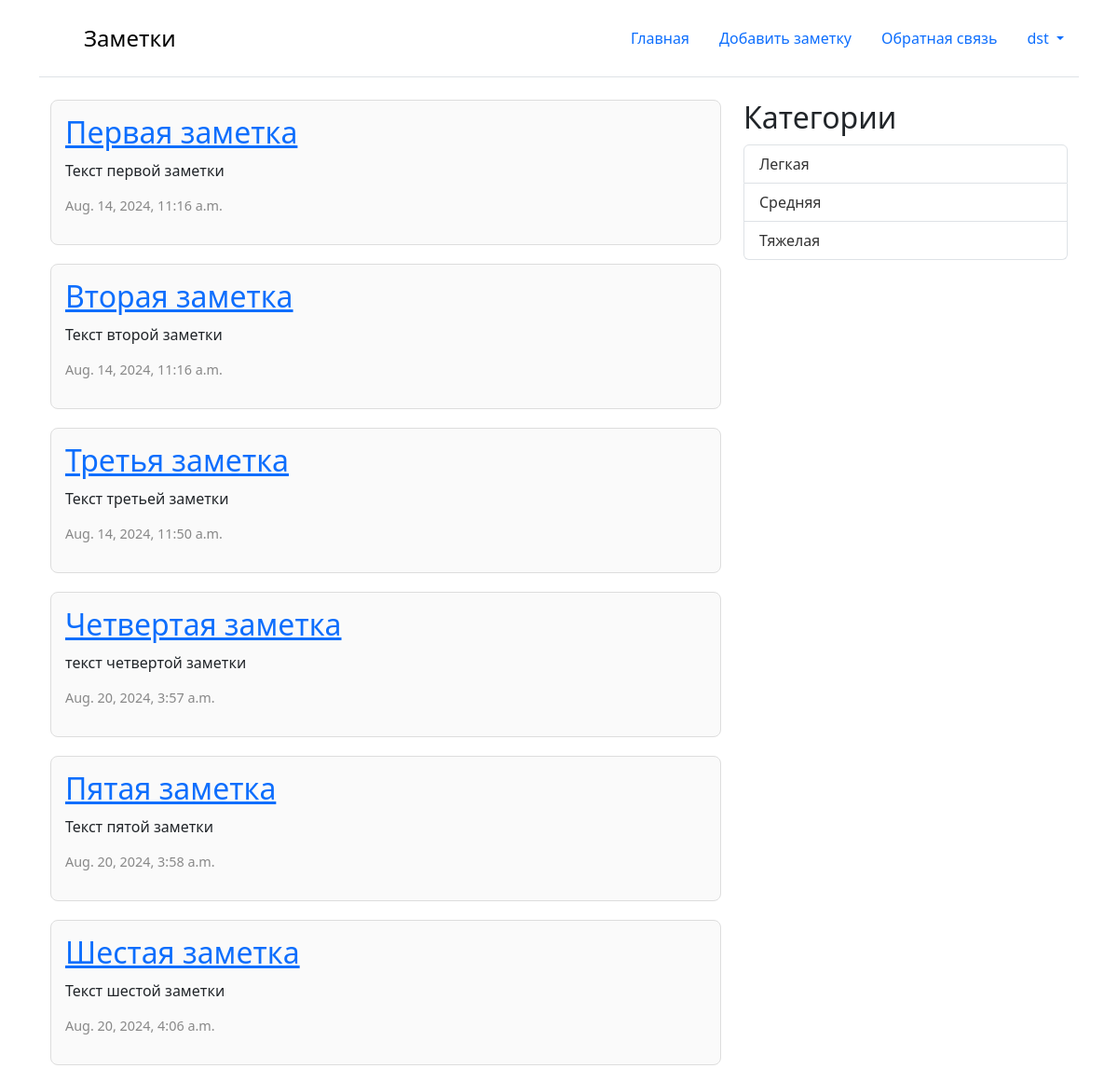
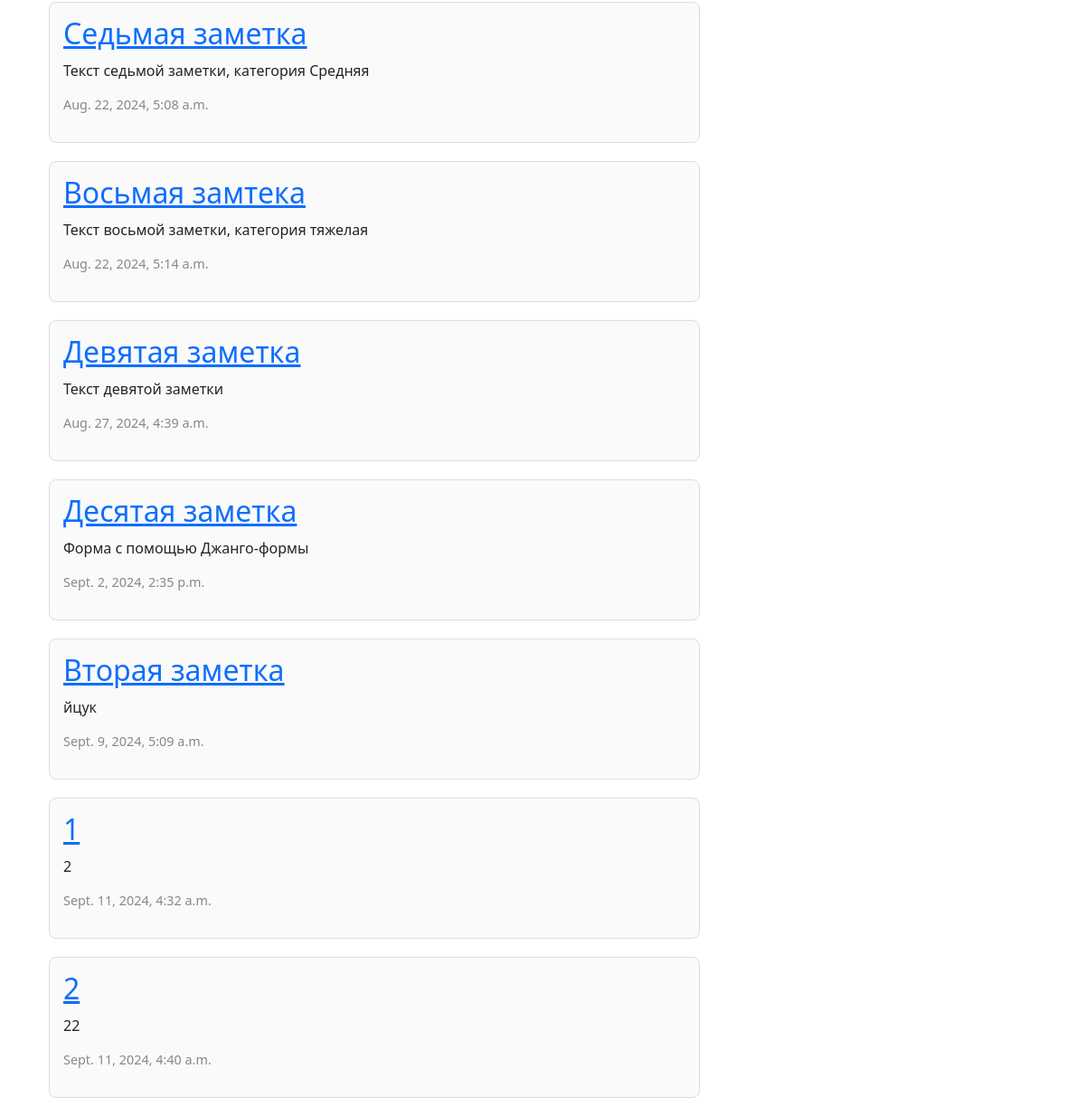
The app's page / (signed in) with its own data (2 pictures, top to bottom).
### core/models.py (models this page shows, shortened)
class Post(models.Model):
    title = models.CharField(max_length=200)
    text = models.TextField()
    created_data = models.DateTimeField(auto_now_add=True)
    category = models.ForeignKey(PostCategory,
                                 blank = True,
                                 null = True,
                                 on_delete=models.SET_NULL,
                                 related_name='category_post')
    class Meta:
        verbose_name = 'Запись'
        verbose_name_plural = 'Записи'

class PostCategory(models.Model):
    title = models.CharField(max_length=255, verbose_name='Название')
    class Meta:
        verbose_name = 'Категория'
        verbose_name_plural = 'Категории'

### core/views.py (the view)
# urls.py: path('', main, name='main'),
def main(request):
    posts = Post.objects.all()
    category = request.GET.get('category')
    active_category = None
    if category:
        posts = posts.filter(category__id=category)
        active_category = PostCategory.objects.get(id=category)
    categories = PostCategory.objects.all()
    context = {
        "posts": posts,
        'categories': categories,
        'active_category': active_category
    }
    return render(request, 'main.html', context)

### templates/main.html
{% extends 'base.html' %}
{% block content %}
<div class="container">
    <div class="row">
        <div class="col-md-8">
            {% for post in posts %}
            <div class="post-card">
                <h2><a href="{% url 'post_detail' post.id %}">{{ post.title }}</a></h2>
                <p>{{ post.text }}</p>
                <p class="date">{{ post.created_data }}</p>
            </div>
            {% endfor %}
        </div>
        <div class="col-md-4">
            <h2>Категории</h2>
            <ul class="list-group">
                {% for category in categories %}
                {% if category.id == active_category.id %}
                <b>
                    <li class="list-group-item active list-group-item-dark"><a href="?category={{ category.id }}">{{category.title}}</a></li>
                </b>
                {% else %}
                <li class="list-group-item"><a href="?category={{ category.id }}">{{category.title}}</a></li>
                {% endif %}
                {% endfor %}
            </ul>
        </div>
    </div>
</div>
{% endblock %}

### templates/base.html (shortened to what this page needs)
<!DOCTYPE html>
<html lang="en">
<head>
    <link href="https://cdn.jsdelivr.net/npm/bootstrap@5.3.3/dist/css/bootstrap.min.css" rel="stylesheet"
>
</head>
<body>
<div class="container">
    <header class="d-flex flex-wrap justify-content-center py-3 mb-4 border-bottom">
        <a href="{% url 'main' %}" class="d-flex align-items-center mb-3 mb-md-0 me-md-auto link-body-emphasis text-decoration-none">
            <svg class="bi me-2" width="40" height="32">
                <use xlink:href="#bootstrap"></use>
            </svg>
            <span class="fs-4">Заметки</span>
        </a>
        <ul class="nav nav-pills">
            <li class="nav-item"><a class="nav-link" href="{% url 'main' %}">Главная</a></li>
            <li class="nav-item"><a class="nav-link" href="{% url 'post_add' %}">Добавить заметку</a></li>
            <li class="nav-item"><a class="nav-link" href="{% url 'feedback_add' %}">Обратная связь</a></li>
            {% if request.user.is_authenticated %}
            <li class="nav-item dropdown">
                <a class="nav-link dropdown-toggle" href="{% url 'login' %}" role="button" data-bs-toggle="dropdown" aria-expanded="false">
                    {{ user }}
                </a>
            </li>
            {% else %}
            <li class="nav-item"><a class="nav-link" href="{% url 'login' %}">Войти</a></li>
            {% endif %}
        </ul>
    </header>
    {% block content %}
    {% endblock %}
</div>
</body>
</html>

### templates/base.html (style rules this page uses)
h1, h2 { margin: 0; padding-bottom: 10px; }
.post-card { padding: 15px; margin-bottom: 20px; border: 1px solid #ddd; border-radius: 8px; background-color: #fafafa; }
.post-card p { margin: 0 0 15px; }
.post-card .date { color: #888; font-size: 0.9em; }
ul { list-style-type: none; padding: 0; }
ul li { padding: 5px 0; }
ul li a { text-decoration: none; color: #333; }

### records on screen
Post: title "Первая заметка", text "Текст первой заметки", created_data "Aug. 14, 2024, 11:16 a.m."
Post: title "Вторая заметка", text "Текст второй заметки", created_data "Aug. 14, 2024, 11:16 a.m."
Post: title "Третья заметка", text "Текст третьей заметки", created_data "Aug. 14, 2024, 11:50 a.m."
Post: title "Четвертая заметка", text "текст четвертой заметки", created_data "Aug. 20, 2024, 3:57 a.m."
Post: title "Пятая заметка", text "Текст пятой заметки", created_data "Aug. 20, 2024, 3:58 a.m."
Post: title "Шестая заметка", text "Текст шестой заметки", created_data "Aug. 20, 2024, 4:06 a.m."
Post: title "Седьмая заметка", text "Текст седьмой заметки, категория Средняя", created_data "Aug. 22, 2024, 5:08 a.m."
Post: title "Восьмая замтека", text "Текст восьмой заметки, категория тяжелая", created_data "Aug. 22, 2024, 5:14 a.m."
Post: title "Девятая заметка", text "Текст девятой заметки", created_data "Aug. 27, 2024, 4:39 a.m."
Post: title "Десятая заметка", text "Форма с помощью Джанго-формы", created_data "Sept. 2, 2024, 2:35 p.m."
Post: title "Вторая заметка", text "йцук", created_data "Sept. 9, 2024, 5:09 a.m."
Post: title "1", text "2", created_data "Sept. 11, 2024, 4:32 a.m."
Post: title "2", text "22", created_data "Sept. 11, 2024, 4:40 a.m."
PostCategory: title "Легкая"
PostCategory: title "Средняя"
PostCategory: title "Тяжелая"

### other values on screen
{{ user }} "dst"
